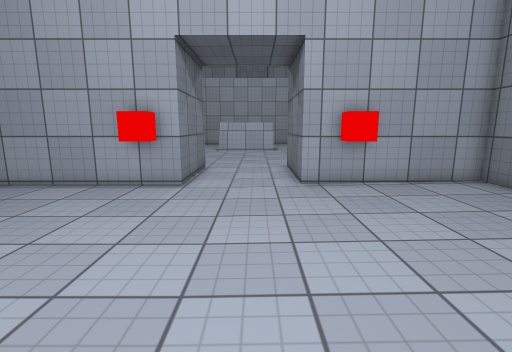
View 1 (above)

12 first-person views from a walk through a scene from a Unity 3-D project. The camera is 1.3 m above the floor, tilts 10° down and sees 85° across. The floor is counted in squares, 0.6 m on a side. Each view is taken from the middle of a square. On the plan, view 1 faces up. The plan holds only what a view shows up to about 17 squares ahead; the rest is blank. The place goes on beyond the plan. The player is left out. Door leaves are left out, so doorways stand open. Surface patterns are stand-ins for the level's own textures.

View 2
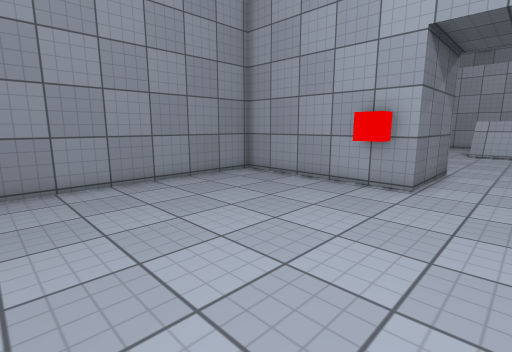

View 3
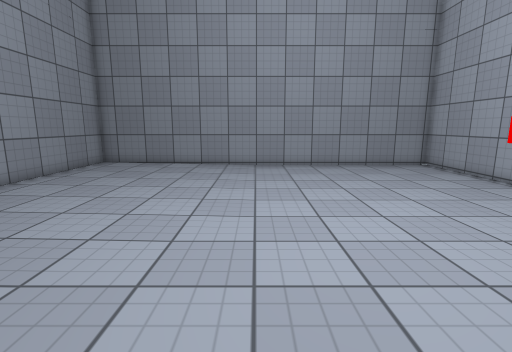

View 4
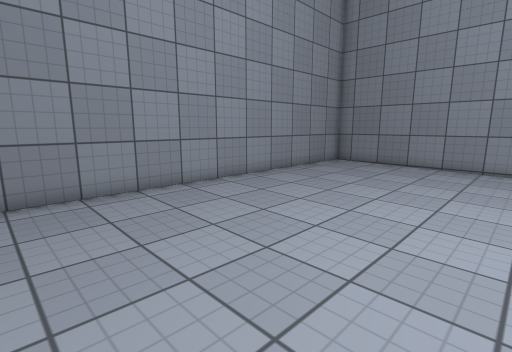

View 5
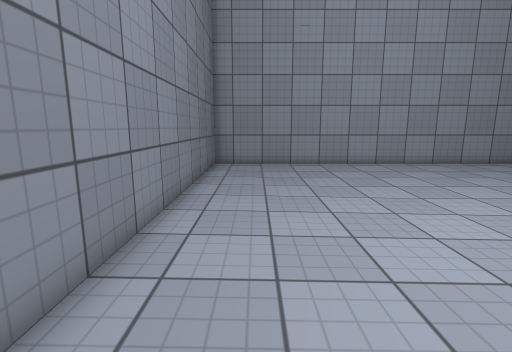

View 6
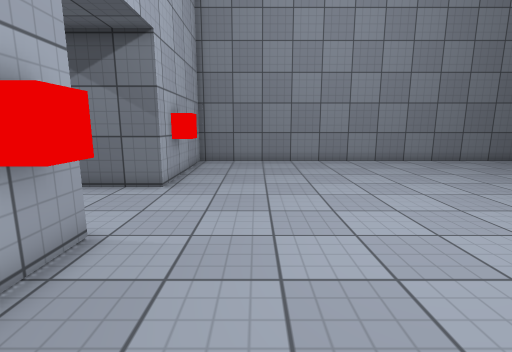

View 7
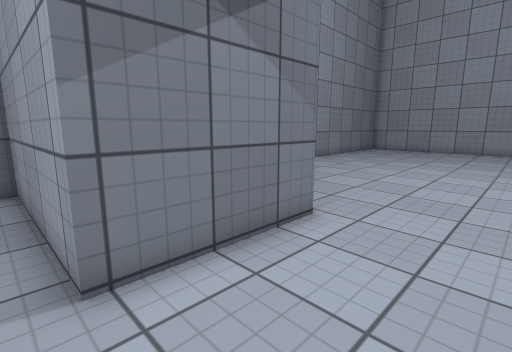

View 8
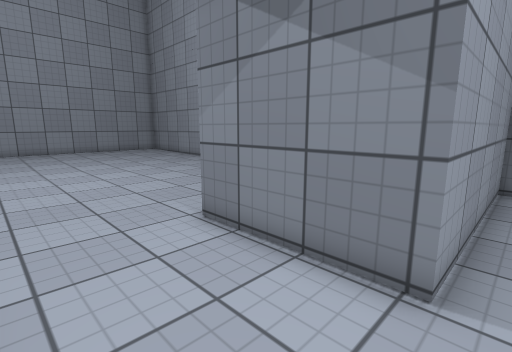

View 9
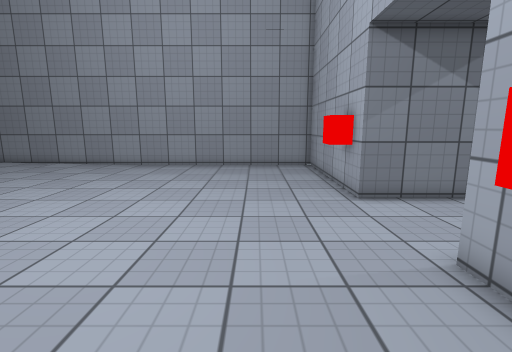

View 10
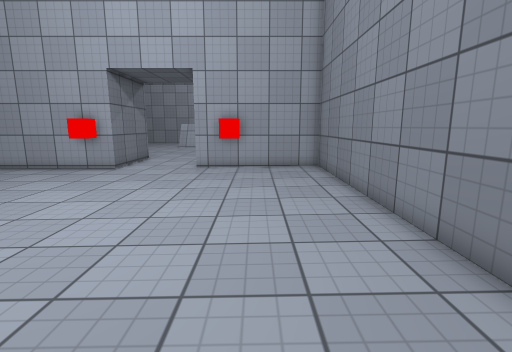

View 11
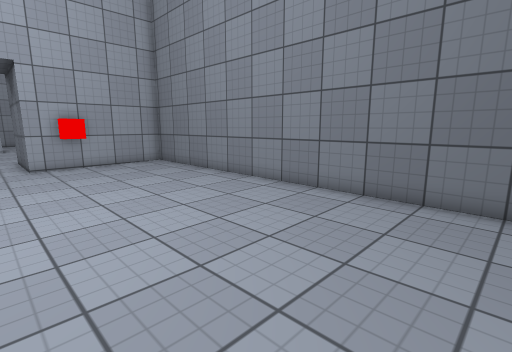

View 12
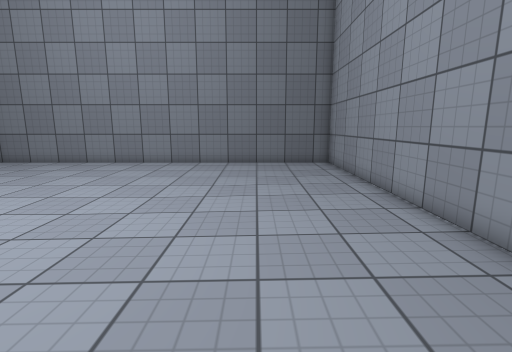

### Floor plan
Points are (right, up) in squares from view 1. A wall is a line through its corners. A room is listed if a view was taken in it or the views show most of it. See-through windows are left out.
Room 1 (views 1, 2, 3, 4, 5, 6, 9, 10, 11, 12)
walls: (2.6, 10.3) (1.7, 10.3) (1.7, 12.6); (-5.4, 10.3) (-10.9, 10.3) (-10.9, -9.3) (8.4, -9.3) (8.4, 10.3) (4.4, 10.3); (-2.8, 12.6) (-2.8, 10.3) (-3.6, 10.3)
Room 2 (views 7, 8)
walls: (1.7, 12.6) (1.7, 15.3) (8.4, 15.3) (8.4, 15.7); (-10.9, 15.3) (-2.8, 15.3) (-2.8, 12.6)
ways out: open door at (-0.5, 12.5)

Where each view was taken, in squares from view 1:
view 1: 0 up, 0 right, facing up
view 2: 0 up, 0 right, facing up-left
view 3: 0 up, 6 right, facing left
view 4: 0 up, 6 right, facing down-left
view 5: 7 up, 6 right, facing down
view 6: 7 up, 8 left, facing right
view 7: 16 up, 2 left, facing down-right
view 8: 16 up, 1 right, facing down-left
view 9: 7 up, 6 right, facing left
view 10: 5 down, 5 right, facing up
view 11: 7 down, 0 right, facing up-right
view 12: 5 down, 8 left, facing right
